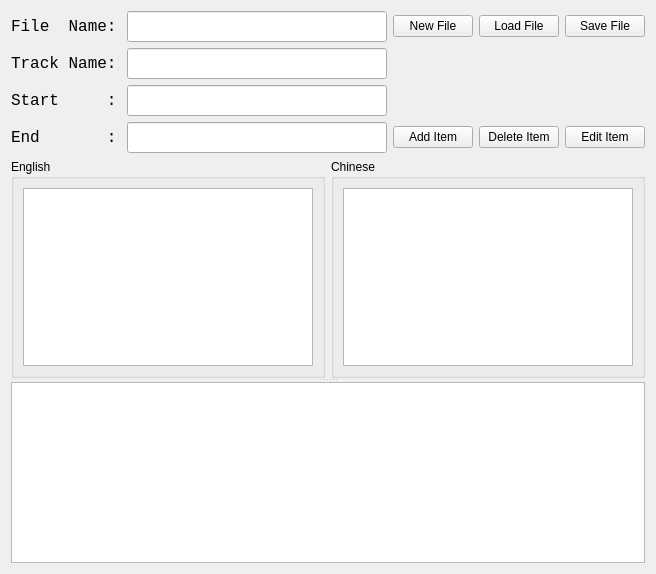
<?xml version="1.0" encoding="UTF-8"?>
<ui version="4.0">
 <class>EppEditorWidget</class>
 <widget class="QWidget" name="EppEditorWidget">
  <property name="geometry">
   <rect>
    <x>0</x>
    <y>0</y>
    <width>656</width>
    <height>574</height>
   </rect>
  </property>
  <property name="windowTitle">
   <string>EPP Editor</string>
  </property>
  <layout class="QGridLayout" name="gridLayout_4">
   <item row="0" column="0">
    <layout class="QGridLayout" name="gridLayout_3">
     <item row="0" column="0">
      <layout class="QGridLayout" name="gridLayout">
       <item row="0" column="0">
        <widget class="QLabel" name="label">
         <property name="minimumSize">
          <size>
           <width>110</width>
           <height>31</height>
          </size>
         </property>
         <property name="maximumSize">
          <size>
           <width>110</width>
           <height>31</height>
          </size>
         </property>
         <property name="font">
          <font>
           <family>Courier New</family>
           <pointsize>12</pointsize>
          </font>
         </property>
         <property name="text">
          <string>File  Name:</string>
         </property>
        </widget>
       </item>
       <item row="0" column="1">
        <widget class="QLineEdit" name="file_name_le">
         <property name="minimumSize">
          <size>
           <width>161</width>
           <height>31</height>
          </size>
         </property>
         <property name="font">
          <font>
           <family>Verdana</family>
           <pointsize>12</pointsize>
           <weight>75</weight>
           <bold>true</bold>
          </font>
         </property>
         <property name="text">
          <string/>
         </property>
        </widget>
       </item>
       <item row="0" column="2">
        <widget class="QPushButton" name="new_file_btn">
         <property name="text">
          <string>New File</string>
         </property>
        </widget>
       </item>
       <item row="0" column="3">
        <widget class="QPushButton" name="load_file_btn">
         <property name="text">
          <string>Load File</string>
         </property>
        </widget>
       </item>
       <item row="0" column="4">
        <widget class="QPushButton" name="save_file_btn">
         <property name="text">
          <string>Save File</string>
         </property>
        </widget>
       </item>
       <item row="1" column="0">
        <widget class="QLabel" name="label_2">
         <property name="minimumSize">
          <size>
           <width>110</width>
           <height>18</height>
          </size>
         </property>
         <property name="maximumSize">
          <size>
           <width>110</width>
           <height>18</height>
          </size>
         </property>
         <property name="font">
          <font>
           <family>Courier New</family>
           <pointsize>12</pointsize>
          </font>
         </property>
         <property name="text">
          <string>Track Name:</string>
         </property>
        </widget>
       </item>
       <item row="1" column="1">
        <widget class="QLineEdit" name="track_name_le_2">
         <property name="minimumSize">
          <size>
           <width>161</width>
           <height>31</height>
          </size>
         </property>
         <property name="font">
          <font>
           <family>Verdana</family>
           <pointsize>12</pointsize>
           <weight>75</weight>
           <bold>true</bold>
          </font>
         </property>
         <property name="text">
          <string/>
         </property>
        </widget>
       </item>
       <item row="2" column="0">
        <widget class="QLabel" name="label_3">
         <property name="minimumSize">
          <size>
           <width>110</width>
           <height>18</height>
          </size>
         </property>
         <property name="font">
          <font>
           <family>Courier New</family>
           <pointsize>12</pointsize>
          </font>
         </property>
         <property name="text">
          <string>Start     :</string>
         </property>
        </widget>
       </item>
       <item row="2" column="1">
        <widget class="QLineEdit" name="track_name_le_3">
         <property name="minimumSize">
          <size>
           <width>161</width>
           <height>31</height>
          </size>
         </property>
         <property name="font">
          <font>
           <family>Verdana</family>
           <pointsize>10</pointsize>
           <weight>75</weight>
           <bold>true</bold>
          </font>
         </property>
         <property name="text">
          <string/>
         </property>
         <property name="alignment">
          <set>Qt::AlignRight|Qt::AlignTrailing|Qt::AlignVCenter</set>
         </property>
        </widget>
       </item>
       <item row="3" column="0">
        <widget class="QLabel" name="label_4">
         <property name="minimumSize">
          <size>
           <width>110</width>
           <height>18</height>
          </size>
         </property>
         <property name="font">
          <font>
           <family>Courier New</family>
           <pointsize>12</pointsize>
          </font>
         </property>
         <property name="text">
          <string>End       :</string>
         </property>
        </widget>
       </item>
       <item row="3" column="1">
        <widget class="QLineEdit" name="track_name_le_4">
         <property name="minimumSize">
          <size>
           <width>161</width>
           <height>31</height>
          </size>
         </property>
         <property name="font">
          <font>
           <family>Verdana</family>
           <pointsize>12</pointsize>
           <weight>75</weight>
           <bold>true</bold>
          </font>
         </property>
         <property name="text">
          <string/>
         </property>
         <property name="alignment">
          <set>Qt::AlignRight|Qt::AlignTrailing|Qt::AlignVCenter</set>
         </property>
        </widget>
       </item>
       <item row="3" column="2">
        <widget class="QPushButton" name="add_item_btn">
         <property name="text">
          <string>Add Item</string>
         </property>
        </widget>
       </item>
       <item row="3" column="3">
        <widget class="QPushButton" name="delete_item_btn">
         <property name="text">
          <string>Delete Item</string>
         </property>
        </widget>
       </item>
       <item row="3" column="4">
        <widget class="QPushButton" name="edit_item_btn">
         <property name="text">
          <string>Edit Item</string>
         </property>
        </widget>
       </item>
      </layout>
     </item>
     <item row="1" column="0">
      <widget class="QSplitter" name="splitter">
       <property name="orientation">
        <enum>Qt::Vertical</enum>
       </property>
       <widget class="QWidget" name="">
        <layout class="QGridLayout" name="gridLayout_2">
         <item row="0" column="0">
          <widget class="QGroupBox" name="groupBox">
           <property name="minimumSize">
            <size>
             <width>280</width>
             <height>181</height>
            </size>
           </property>
           <property name="title">
            <string>English</string>
           </property>
           <layout class="QVBoxLayout" name="verticalLayout_2">
            <item>
             <widget class="QTextEdit" name="english_te">
              <property name="font">
               <font>
                <family>Verdana</family>
                <pointsize>12</pointsize>
                <weight>50</weight>
                <bold>false</bold>
               </font>
              </property>
             </widget>
            </item>
           </layout>
          </widget>
         </item>
         <item row="0" column="1">
          <widget class="QGroupBox" name="groupBox_2">
           <property name="minimumSize">
            <size>
             <width>280</width>
             <height>181</height>
            </size>
           </property>
           <property name="title">
            <string>Chinese</string>
           </property>
           <layout class="QVBoxLayout" name="verticalLayout">
            <item>
             <widget class="QTextEdit" name="chinese_te">
              <property name="font">
               <font>
                <family>Verdana</family>
                <pointsize>12</pointsize>
                <weight>50</weight>
                <bold>false</bold>
               </font>
              </property>
             </widget>
            </item>
           </layout>
          </widget>
         </item>
        </layout>
       </widget>
       <widget class="QTableWidget" name="epp_item_list"/>
      </widget>
     </item>
    </layout>
   </item>
  </layout>
  <zorder>load_file_btn</zorder>
  <zorder>save_file_btn</zorder>
  <zorder>new_file_btn</zorder>
  <zorder>epp_item_list</zorder>
  <zorder>label</zorder>
  <zorder>file_name_le</zorder>
  <zorder>label_2</zorder>
  <zorder>track_name_le_2</zorder>
  <zorder>groupBox</zorder>
  <zorder>groupBox_2</zorder>
  <zorder>add_item_btn</zorder>
  <zorder>delete_item_btn</zorder>
  <zorder>edit_item_btn</zorder>
  <zorder>label_3</zorder>
  <zorder>track_name_le_3</zorder>
  <zorder>track_name_le_4</zorder>
  <zorder>label_4</zorder>
  <zorder>groupBox_2</zorder>
  <zorder></zorder>
 </widget>
 <resources/>
 <connections/>
</ui>
